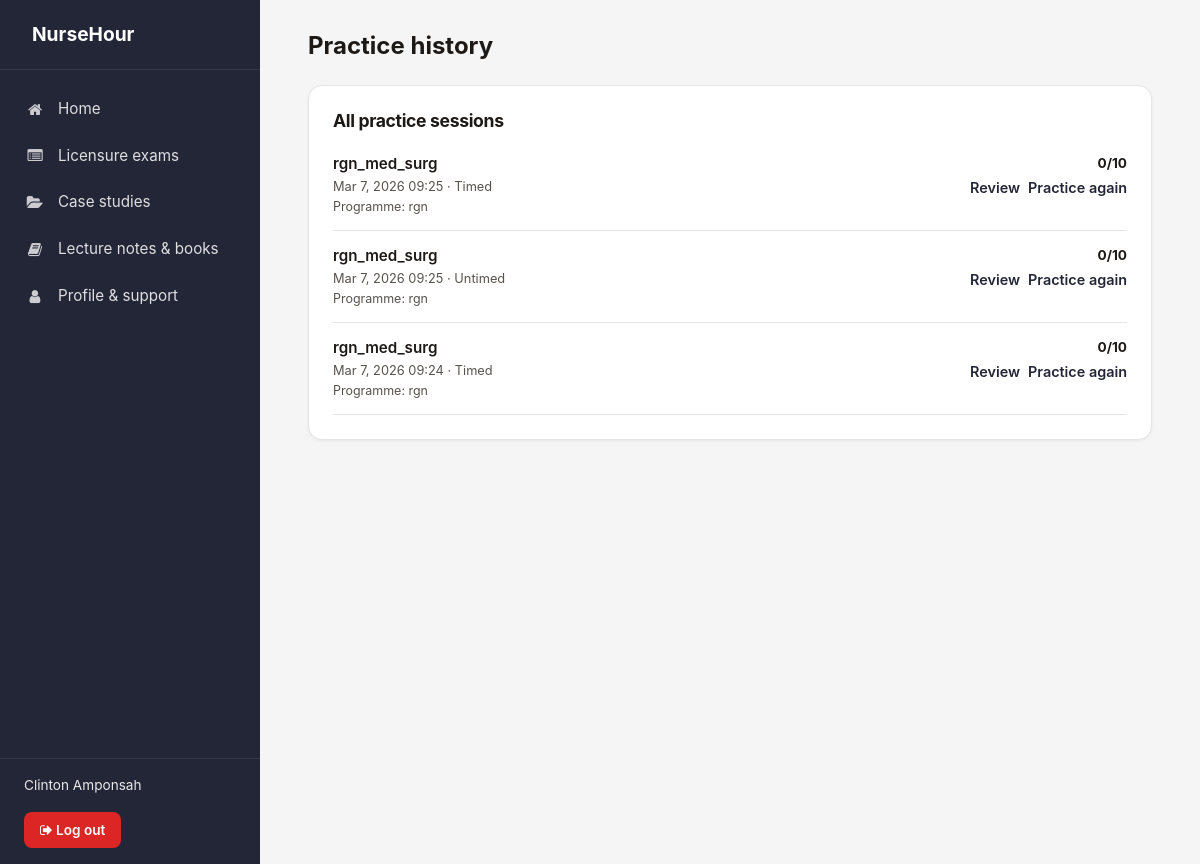
The app's page /dashboard/practice-history/ (signed in) with its own data.
### website/models.py (models this page shows)
class PracticeSession(models.Model):
    user = models.ForeignKey(settings.AUTH_USER_MODEL, on_delete=models.CASCADE, related_name='practice_sessions')
    program = models.CharField(max_length=10, blank=True, default='')
    paper = models.CharField(max_length=40, blank=True, default='')
    timed = models.BooleanField(default=False, help_text='If true, student practiced under timed conditions (50s per question).')
    total_questions = models.PositiveIntegerField()
    correct_count = models.PositiveIntegerField(default=0)
    questions = models.JSONField(default=list, help_text='List of Supabase mcq_questions ids (str or int) in order.')
    started_at = models.DateTimeField(default=timezone.now)
    finished_at = models.DateTimeField(null=True, blank=True)
    created_at = models.DateTimeField(auto_now_add=True)
    class Meta:
        ordering = ['-started_at']

### website/views.py (the view)
# urls.py: path('dashboard/practice-history/', views.practice_history, name='practice_history'),
@login_required
def practice_history(request):
    if _is_admin_user(request.user):
        return redirect('website:admin_dashboard')
    sessions = PracticeSession.objects.filter(user=request.user).order_by('-started_at')
    context = {'sessions': sessions}
    return render(request, 'website/practice_history.html', context)

### website/views.py (called while the page is built)
def _is_admin_user(user):
    return user and user.is_authenticated and getattr(settings, 'ADMIN_EMAIL', None) and user.email == settings.ADMIN_EMAIL

### templates/website/practice_history.html (shortened to what this page needs)
{% extends 'dashboard_base.html' %}
{% load static %}
{% block page_title %}Practice history{% endblock %}
{% block sidebar_nav %}
    <a href="{% url 'website:dashboard' %}"><i class="fa fa-home"></i> Home</a>
    <a href="{% url 'website:practice' %}"><i class="fa fa-list-alt"></i> Licensure exams</a>
    <a href="{% url 'website:case_studies' %}"><i class="fa fa-folder-open"></i> Case studies</a>
    <a href="{% url 'website:resources' %}"><i class="fa fa-book"></i> Lecture notes &amp; books</a>
    <a href="{% url 'website:profile_support' %}"><i class="fa fa-user"></i> Profile &amp; support</a>
{% endblock %}
{% block content %}
    <div class="db-card">
        <h2 class="db-card__title">All practice sessions</h2>
        {% if sessions %}
            <ul style="list-style:none;margin:0;padding:0;">
                {% for s in sessions %}
                <li style="padding:0.85rem 0;border-bottom:1px solid var(--db-border);">
                    <div style="display:flex;justify-content:space-between;align-items:flex-start;gap:1rem;flex-wrap:wrap;">
                        <div>
                            <div style="font-size:0.95rem;font-weight:600;margin-bottom:0.1rem;">
                                {{ s.paper|default:"Practice session" }}
                            </div>
                            <div style="font-size:0.8rem;color:var(--db-muted);">
                                {{ s.started_at|date:"M j, Y H:i" }} · {{ s.timed|yesno:"Timed,Untimed" }}
                            </div>
                            {% if s.program %}
                                <div style="font-size:0.78rem;color:var(--db-muted);margin-top:0.1rem;">
                                    Programme: {{ s.program }}
                                </div>
                            {% endif %}
                        </div>
                        <div style="text-align:right;">
                            <div style="font-size:0.85rem;margin-bottom:0.25rem;">
                                {% if s.total_questions %}
                                    <strong>{{ s.correct_count }}/{{ s.total_questions }}</strong>
                                {% else %}
                                    —
                                {% endif %}
                            </div>
                            <div style="display:flex;gap:0.5rem;justify-content:flex-end;flex-wrap:wrap;font-size:0.8rem;">
                                <a href="{% url 'website:practice_review' s.id %}">Review</a>
                                <a href="{% url 'website:practice_repeat' s.id %}">Practice again</a>
                            </div>
                        </div>
                    </div>
                </li>
                {% endfor %}
            </ul>
        {% else %}
            <p class="db-card__text">You haven’t completed any practice sessions yet.</p>
        {% endif %}
    </div>
{% endblock %}

### templates/dashboard_base.html (shortened to what this page needs)
{% load static %}
<!DOCTYPE html>
<html lang="en">
<head>
    <link rel="stylesheet" href="{% static 'css/bootstrap.min.css' %}">
    <link rel="stylesheet" href="https://cdn.jsdelivr.net/npm/font-awesome@4.7.0/css/font-awesome.min.css">
</head>
<body class="db-body">
    <div class="db-root">
        <aside class="db-sidebar">
            <div class="db-sidebar__logo">
                <a href="{% url 'website:home' %}">
                    NurseHour
                </a>
            </div>
            <nav class="db-sidebar__nav">
                {% block sidebar_nav %}{% endblock %}
            </nav>
            <div class="db-sidebar__user">
                <div class="db-sidebar__user-name">{{ user.get_short_name|default:user.email }}</div>
                <a href="{% url 'website:logout' %}" class="db-sidebar__logout"><i class="fa fa-sign-out"></i> Log out</a>
            </div>
        </aside>
        <main class="db-main">
            <div class="db-main__inner">
                <h1 class="db-main__title">{% block page_title %}Dashboard{% endblock %}</h1>
                {% block content %}{% endblock %}
            </div>
        </main>
    </div>
</body>
</html>

### templates/dashboard_base.html (style rules this page uses)
:root { --db-dark: #232637; --db-dark-hover: #1a1c28; --db-bg: #f5f5f5; --db-card: #ffffff; --db-border: #e5e5e5; --db-text: #1c1917; --db-muted: #57534e; --db-sidebar-w: 260px; --db-bottom-h: 64px; }
* { box-sizing: border-box; }
.db-body { margin: 0; font-family: -apple-system, BlinkMacSystemFont, 'Segoe UI', Roboto, Oxygen, Ubuntu, sans-serif; background: var(--db-bg); color: var(--db-text); min-height: 100vh; padding-bottom: var(--db-bottom-h); }
.db-root { display: flex; min-height: 100vh; }
.db-sidebar { width: var(--db-sidebar-w); background: var(--db-dark); color: #fff; flex-shrink: 0; display: flex; flex-direction: column; position: fixed; top: 0; left: 0; bottom: 0; z-index: 100; }
.db-sidebar__logo { padding: 1.25rem 1.5rem; border-bottom: 1px solid rgba(255,255,255,0.08); }
.db-sidebar__logo a { color: #fff; text-decoration: none; font-weight: 700; font-size: 1.2rem; display: flex; align-items: center; }
.db-sidebar__nav { flex: 1; padding: 1rem 0; overflow-y: auto; }
.db-sidebar__nav a { display: flex; align-items: center; padding: 0.75rem 1.5rem; color: rgba(255,255,255,0.85); text-decoration: none; font-size: 0.95rem; transition: background 0.15s, color 0.15s; }
.db-sidebar__nav .fa { width: 22px; margin-right: 0.75rem; text-align: center; opacity: 0.9; }
.db-sidebar__user { padding: 1rem 1.5rem; border-top: 1px solid rgba(255,255,255,0.08); }
.db-sidebar__user-name { font-size: 0.85rem; color: rgba(255,255,255,0.9); margin-bottom: 0.5rem; }
.db-sidebar__user a { color: rgba(255,255,255,0.7); font-size: 0.85rem; text-decoration: none; }
.db-sidebar__logout { display: inline-block; margin-top: 0.5rem; padding: 0.5rem 1rem; font-size: 0.85rem; font-weight: 600; color: #fff !important; background: #dc2626; border-radius: 8px; border: none; text-decoration: none !important; transition: background 0.2s, transform 0.1s; }
.db-main { flex: 1; margin-left: var(--db-sidebar-w); padding: 1.5rem; min-height: 100vh; display: flex; flex-direction: column; align-items: stretch; }
.db-main__title { font-size: 1.5rem; font-weight: 700; margin: 0 0 1.5rem; color: var(--db-text); }
.db-main__inner { width: 100%; max-width: 100%; }
@media (min-width: 992px) { .db-main { padding: 2rem 2.5rem; align-items: center; } }
@media (min-width: 992px) { .db-main__inner { max-width: 860px; margin: 0 auto; } }
@media (min-width: 1200px) { .db-main { padding: 2rem 3rem; } }
@media (min-width: 1200px) { .db-main__inner { max-width: 900px; } }
.db-card { background: var(--db-card); border: 1px solid var(--db-border); border-radius: 14px; padding: 1.5rem; margin-bottom: 1.5rem; box-shadow: 0 1px 3px rgba(0,0,0,0.06); transition: box-shadow 0.2s ease; }
.db-card__title { font-size: 1.1rem; font-weight: 700; margin: 0 0 0.5rem; color: var(--db-text); letter-spacing: -0.02em; }
.db-card a:not(.btn-save):not(.db-sidebar__logout) { color: var(--db-dark); font-weight: 600; font-size: 0.9rem; text-decoration: none; }

### records on screen
PracticeSession: paper "rgn_med_surg", started_at "Mar 7, 2026 09:25", timed "Timed", program "rgn", correct_count "0", total_questions "10"
PracticeSession: paper "rgn_med_surg", started_at "Mar 7, 2026 09:25", timed "Untimed", program "rgn", correct_count "0", total_questions "10"
PracticeSession: paper "rgn_med_surg", started_at "Mar 7, 2026 09:24", timed "Timed", program "rgn", correct_count "0", total_questions "10"

### other values on screen
{{ user.get_short_name|default:user.email }} "Clinton Amponsah"
